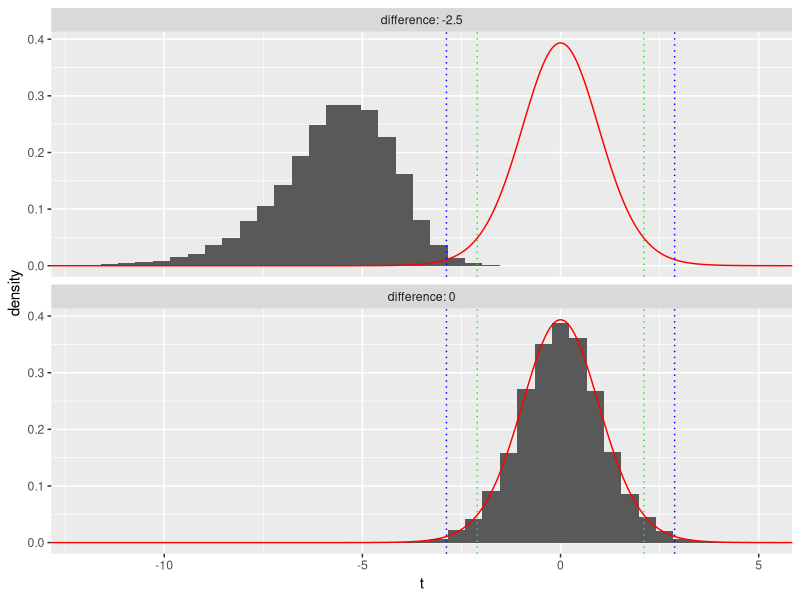

The R script that drew this image:
### 正規母集団の平均の差に対する仮説検定(等分散の場合)
## 以下パラメータは適宜設定すること
set.seed(123) # 乱数の初期値の設定
mu1 <- 5
mu2 <- 7.5
sigma <- 1
m <- 8
n <- 12
## 帰無仮説が正しい場合
x <- rnorm(m, mean = mu1, sd = sigma) 
y <- rnorm(n, mean = mu1, sd = sigma) 
t.test(x, y, var.equal = TRUE) # 等分散を仮定してt検定を実行
## 帰無仮説が誤りの場合
x <- rnorm(m, mean = mu1, sd = sigma) 
y <- rnorm(n, mean = mu2, sd = sigma) 
t.test(x, y, var.equal = TRUE) # 等分散を仮定してt検定を実行
## 実験を繰り返した場合の検定の棄却率の確認
mytest <- function(m, n, mu1, mu2, sigma){ 
  
  x <- rnorm(m, mean = mu1, sd = sigma) 
  y <- rnorm(n, mean = mu2, sd = sigma) 
  res <- t.test(x, y, var.equal = TRUE) # 等分散を仮定してt検定を実行
  t.val <- res$statistic # 検定統計量の値
  p.val <- res$p.value # p値
  
  return(c(t.val, p.val))
}
MC <- 10000 # 実験回数
## 帰無仮説が正しい場合にMC回検定を実行
result <- replicate(MC, mytest(m, n, mu1, mu1, sigma)) 
t1 <- result[1, ] # 検定統計量の値
p1 <- result[2, ] # p値
mean(p1 < 0.05) # 有意水準5%で棄却された実験の割合
mean(p1 < 0.01) # 有意水準1%で棄却された実験の割合
## 帰無仮説が誤りの場合にMC回検定を実行
result <- replicate(MC, mytest(m, n, mu1, mu2, sigma)) 
t2 <- result[1, ] # 検定統計量の値
p2 <- result[2, ] # p値
mean(p2 < 0.05) # 有意水準5%で棄却された実験の割合
mean(p2 < 0.01) # 有意水準1%で棄却された実験の割合
## 検定統計量のヒストグラム
library(ggplot2)
dat <- data.frame(t = c(t1, t2), # 検定統計量
                  difference = c(rep(0, MC), 
                                 rep(mu1 - mu2, MC))) # 対応する平均の差
ggplot(dat) +
  geom_histogram(aes(t, after_stat(density)), bins = 50) +
  # x軸の範囲を-12<=x<=5にズーム
  coord_cartesian(xlim = c(-12, 5)) +
  ## 平均の差ごとに分けて描画  
  facet_wrap(~ difference, nrow = 2,
             labeller = labeller(difference = label_both)) +
  ## 帰無分布の密度関数の上書き
  stat_function(fun = \(x) dt(x, df = m + n - 2), color = "red",
                n = 1001) +
  ## 棄却域の可視化(有意水準5%)
  geom_vline(aes(xintercept = qt(0.975, df = m + n - 2)),
             color = "green", lty = "dotted") +
  geom_vline(aes(xintercept = -qt(0.975, df = m + n - 2)),
             color = "green", lty = "dotted") +
  ## 棄却域の可視化(有意水準1%)
  geom_vline(aes(xintercept = qt(0.995, df = m + n - 2)),
             color = "blue", lty = "dotted") +
  geom_vline(aes(xintercept = -qt(0.995, df = m + n - 2)),
             color = "blue", lty = "dotted")
